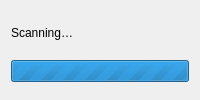
<?xml version="1.0" encoding="UTF-8"?>
<ui version="4.0">
 <class>ImportWizardScanPage</class>
 <widget class="QWidget" name="ImportWizardScanPage">
  <layout class="QVBoxLayout" name="main_layout">
   <item>
    <widget class="QLabel" name="status_label">
     <property name="text">
      <string>Scanning…</string>
     </property>
    </widget>
   </item>
   <item>
    <widget class="QProgressBar" name="scan_progress_bar">
     <property name="minimum">
      <number>0</number>
     </property>
     <property name="maximum">
      <number>0</number>
     </property>
    </widget>
   </item>
   <item>
    <spacer name="bottom_spacer">
     <property name="orientation">
      <enum>Qt::Orientation::Vertical</enum>
     </property>
    </spacer>
   </item>
  </layout>
 </widget>
 <resources/>
 <connections/>
</ui>
